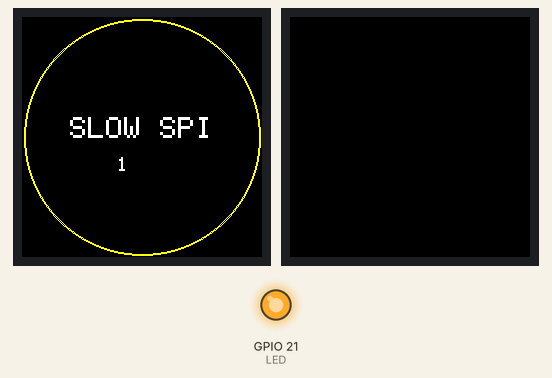
The sketch below on a simulated Seeed XIAO ESP32-S3. Shown: 2 × 240×240 colour display, output pins drawn as LEDs (lit = HIGH). What the sketch prints to the serial monitor is not drawn.

Above: at 4.5 s.
At 9.3 s:
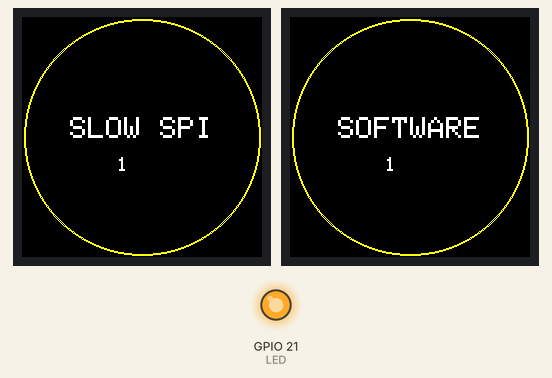
At 13.7 s:
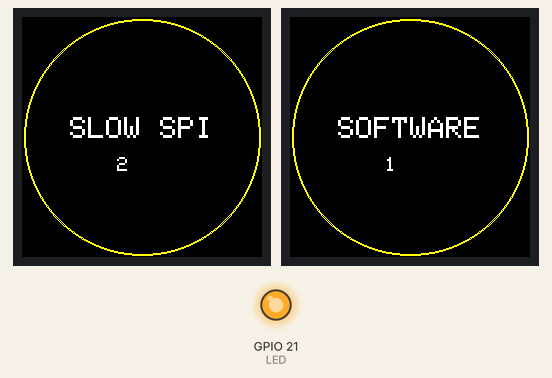
At 36.9 s:
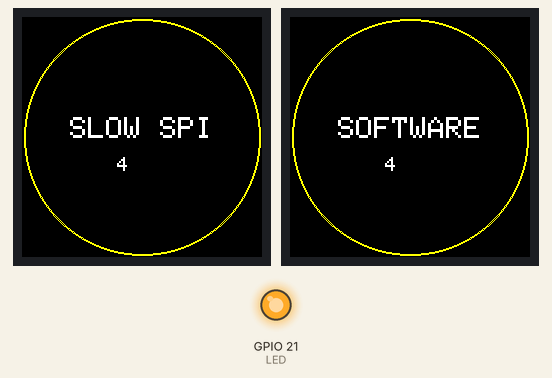
Timing chart, 0 to 39.9 s (numbered marks = the images above):
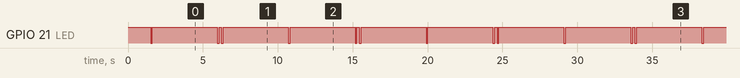

The sketch:

display_test.ino
```cpp
/*
  Screen test for the glasses: XIAO ESP32S3 + Adafruit 1.28" round GC9A01A. Nothing else runs.
  Wiring: Vin->3V3, GND->GND, SCK->D8, MOSI->D10, TCS->D7, DC->D4, RST->D5.

  It alternates between two ways of talking to the screen, so the cause of a blank screen is clear:
    Round A, "SLOW SPI": the XIAO's SPI hardware at 1 MHz (very forgiving of long wires)
    Round B, "SOFTWARE": the pins switched one by one in software, not using the SPI hardware at all
  Each round shows red, green, blue, white, then its name in big letters.

    Both rounds show colors      -> the screen and wiring are fine; the glasses firmware needs a fix
    Only SOFTWARE shows colors   -> the SPI hardware setup is the problem (a firmware fix)
    Neither shows anything       -> the screen itself, most likely its thin ribbon on the back

  The orange light blinks once at the start of each round. A serial console at 115200 baud says
  which round is running.
*/
#include <SPI.h>
#include <Adafruit_GFX.h>
#include <Adafruit_GC9A01A.h>

#define TFT_CS   D7
#define TFT_DC   D4
#define TFT_RST  D5
#define TFT_MOSI D10
#define TFT_SCK  D8
#define LED 21

Adafruit_GC9A01A *hw = nullptr;   // SPI hardware
Adafruit_GC9A01A *sw = nullptr;   // software, pin by pin
uint32_t rounds = 0;

void blink() { digitalWrite(LED, LOW); delay(120); digitalWrite(LED, HIGH); }

void run(Adafruit_GC9A01A *tft, const char *name) {
  const uint16_t colors[] = {GC9A01A_RED, GC9A01A_GREEN, GC9A01A_BLUE, GC9A01A_WHITE};
  const char *names[] = {"red", "green", "blue", "white"};
  for (int i = 0; i < 4; i++) {
    Serial.printf("  %s: filling %s\n", name, names[i]);
    tft->fillScreen(colors[i]);
    delay(600);
  }
  tft->fillScreen(GC9A01A_BLACK);
  tft->drawCircle(120, 120, 118, GC9A01A_YELLOW);
  tft->drawCircle(120, 120, 117, GC9A01A_YELLOW);
  tft->setTextColor(GC9A01A_WHITE);
  tft->setTextSize(3);
  int w = strlen(name) * 18;
  tft->setCursor(120 - w / 2, 100);
  tft->print(name);
  tft->setTextSize(2);
  tft->setCursor(95, 140);
  tft->print(rounds);
  delay(1500);
}

void setup() {
  Serial.begin(115200);
  pinMode(LED, OUTPUT);
  digitalWrite(LED, HIGH);
  delay(1500);
  Serial.println("=== Glasses screen test (slow SPI and software) ===");
  hw = new Adafruit_GC9A01A(TFT_CS, TFT_DC, TFT_RST);
  sw = new Adafruit_GC9A01A(TFT_CS, TFT_DC, TFT_MOSI, TFT_SCK, TFT_RST);
}

void loop() {
  rounds++;

  Serial.printf("Round %u A: SLOW SPI (SPI hardware at 1 MHz)\n", rounds);
  blink();
  hw->begin(1000000);
  run(hw, "SLOW SPI");
  SPI.end();   // hand the pins back for the software round

  Serial.printf("Round %u B: SOFTWARE (pins switched directly, no SPI hardware)\n", rounds);
  blink(); delay(150); blink();
  sw->begin();
  run(sw, "SOFTWARE");
}
```

Measured:
- by itself, GPIO 21 (LED): repeats every 9.2 s: HIGH 4.3 s, LOW 0.12 s, HIGH 0.15 s, LOW 0.12 s, HIGH 4.3 s, LOW 0.12 s
- what the display in image 0 shows lasts 2.0 s, from 4.5 s to 6.5 s
- what the display in image 1 shows lasts 1.8 s, from 9.2 s to 11.0 s
